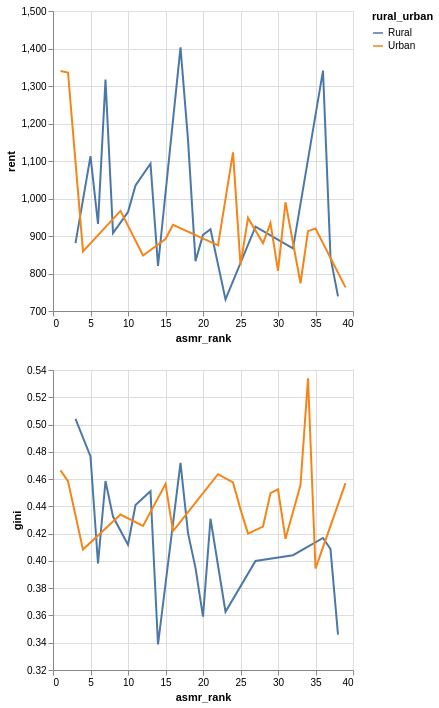

Notebook code cell kept with this figure:
### Markdown cell above
### Chart 2C

### Code cell
(
    chart.mark_line().encode(x="asmr_rank", y=alt.Y("rent", scale=alt.Scale(zero=False)), color="rural_urban") &
    chart.mark_line().encode(x="asmr_rank", y=alt.Y("gini", scale=alt.Scale(zero=False)), color="rural_urban")
)

### Figure 1 — Vega-Lite specification as saved in the notebook (floating-point values rounded to 4 significant figures; data arrays with more than 128 entries replaced by an {"elided": "..."} marker saying what was removed)
{"config": {"view": {"continuousWidth": 300, "continuousHeight": 300}}, "vconcat": [{"mark": {"type": "line"}, "encoding": {"color": {"field": "rural_urban", "type": "nominal"}, "x": {"field": "asmr_rank", "type": "quantitative"}, "y": {"field": "rent", "scale": {"zero": false}, "type": "quantitative"}}}, {"mark": {"type": "line"}, "encoding": {"color": {"field": "rural_urban", "type": "nominal"}, "x": {"field": "asmr_rank", "type": "quantitative"}, "y": {"field": "gini", "scale": {"zero": false}, "type": "quantitative"}}}], "data": {"name": "data-5ddcb8df7bb5f7db00b6b58fe78f71b2"}, "$schema": "https://vega.github.io/schema/vega-lite/v6.1.0.json", "datasets": {"data-5ddcb8df7bb5f7db00b6b58fe78f71b2": [{"county": "West Greenwich", "rural_urban": "Rural", "life_expectancy": 78.65, "asmr": 1030.0, "asmr_rank": 36, "rent": 1341, "gini": 0.4168, "pct_food_desert": 0.0, "fast_food": 0.23, "pct_farmers_market": 22.48, "pct_less_hs": 5.1, "pct_bachelors": 31.0, "type": "Feature", "geometry": {"type": "Polygon", "coordinates": [[[-71.79, 41.66], [-71.79, 41.66], [-71.79, 41.64], [-71.79, 41.63], [-71.79, 41.6], [-71.79, 41.6], [-71.76, 41.6], [-71.66, 41.6], [-71.65, 41.6], [-71.65, 41.6], [-71.64, 41.6], [-71.64, 41.6], [-71.54, 41.6], [-71.55, 41.63], [-71.55, 41.64], [-71.55, 41.65], [-71.55, 41.66], [-71.55, 41.66], [-71.57, 41.66], [-71.59, 41.66], [-71.6, 41.66], [-71.62, 41.66], [-71.62, 41.66], [-71.67, 41.66], [-71.67, 41.66], [-71.69, 41.66], [-71.74, 41.66], [-71.74, 41.66], [-71.79, 41.66]]]}}, {"county": "Central Falls", "rural_urban": "Urban", "life_expectancy": 78.26, "asmr": 970.7, "asmr_rank": 33, "rent": 774, "gini": 0.4557, "pct_food_desert": 0.0, "fast_food": 37.2, "pct_farmers_market": 0.0, "pct_less_hs": 48.2, "pct_bachelors": 7.4, "type": "Feature", "geometry": {"type": "Polygon", "coordinates": [[[-71.39, 41.9], [-71.4, 41.9], [-71.4, 41.89], [-71.4, 41.89], [-71.41, 41.89], [-71.41, 41.89], [-71.41, 41.89], [-71.4, 41.88], [-71.39, 41.88], [-71.39, 41.88], [-71.39, 41.88], [-71.38, 41.88], [-71.38, 41.89], [-71.38, 41.89], [-71.38, 41.89], [-71.38, 41.89], [-71.38, 41.89], [-71.38, 41.89], [-71.38, 41.89], [-71.38, 41.9], [-71.39, 41.9], [-71.39, 41.9], [-71.39, 41.9], [-71.39, 41.9], [-71.39, 41.9]]]}}, {"county": "Scituate", "rural_urban": "Rural", "life_expectancy": 81.43, "asmr": 807.1, "asmr_rank": 6, "rent": 932, "gini": 0.3981, "pct_food_desert": 0.0, "fast_food": 0.13, "pct_farmers_market": 61.14, "pct_less_hs": 9.3, "pct_bachelors": 28.3, "type": "Feature", "geometry": {"type": "Polygon", "coordinates": [[[-71.69, 41.86], [-71.69, 41.84], [-71.69, 41.84], [-71.69, 41.83], [-71.69, 41.82], [-71.68, 41.79], [-71.68, 41.79], [-71.68, 41.78], [-71.68, 41.77], [-71.68, 41.77], [-71.67, 41.76], [-71.67, 41.73], [-71.67, 41.73], [-71.64, 41.73], [-71.59, 41.73], [-71.58, 41.73], [-71.56, 41.73], [-71.55, 41.73], [-71.55, 41.73], [-71.55, 41.73], [-71.55, 41.74], [-71.55, 41.76], [-71.55, 41.76], [-71.55, 41.77], [-71.56, 41.79], [-71.56, 41.79], [-71.56, 41.8], [-71.57, 41.81], [-71.57, 41.84], [-71.57, 41.84], [-71.57, 41.84], [-71.57, 41.85], [-71.57, 41.86], [-71.6, 41.86], [-71.61, 41.86], [-71.68, 41.86], [-71.69, 41.86]]]}}, {"county": "Foster", "rural_urban": "Rural", "life_expectancy": 79.14, "asmr": 813.8, "asmr_rank": 8, "rent": 908, "gini": 0.4325, "pct_food_desert": 0.0, "fast_food": 0.08, "pct_farmers_market": 0.0, "pct_less_hs": 8.1, "pct_bachelors": 29.9, "type": "Feature", "geometry": {"type": "Polygon", "coordinates": [[[-71.79, 41.85], [-71.79, 41.85], [-71.79, 41.84], [-71.79, 41.84], [-71.79, 41.82], [-71.79, 41.81], [-71.79, 41.81], [-71.79, 41.8], [-71.79, 41.77], [-71.79, 41.77], [-71.79, 41.77], [-71.79, 41.74], [-71.79, 41.73], [-71.72, 41.73], [-71.7, 41.73], [-71.67, 41.73], [-71.67, 41.73], [-71.67, 41.76], [-71.68, 41.77], [-71.68, 41.77], [-71.68, 41.78], [-71.68, 41.79], [-71.68, 41.79], [-71.69, 41.82], [-71.69, 41.83], [-71.69, 41.84], [-71.69, 41.84], [-71.69, 41.86], [-71.74, 41.86], [-71.75, 41.86], [-71.76, 41.86], [-71.79, 41.85]]]}}, {"county": "Burrillville", "rural_urban": "Rural", "life_expectancy": 77.33, "asmr": 1052.0, "asmr_rank": 37, "rent": 843, "gini": 0.4087, "pct_food_desert": 57.56, "fast_food": 0.37, "pct_farmers_market": 96.13, "pct_less_hs": 17.4, "pct_bachelors": 22.8, "type": "Feature", "geometry": {"type": "Polygon", "coordinates": [[[-71.61, 42.01], [-71.66, 42.01], [-71.68, 42.01], [-71.68, 42.01], [-71.76, 42.01], [-71.77, 42.01], [-71.8, 42.01], [-71.8, 41.99], [-71.8, 41.99], [-71.8, 41.94], [-71.8, 41.93], [-71.8, 41.93], [-71.74, 41.93], [-71.72, 41.93], [-71.71, 41.93], [-71.7, 41.93], [-71.68, 41.93], [-71.67, 41.93], [-71.66, 41.93], [-71.64, 41.93], [-71.63, 41.93], [-71.59, 41.93], [-71.6, 41.97], [-71.6, 41.98], [-71.61, 42.01]]]}}, {"county": "Bristol", "rural_urban": "Urban", "life_expectancy": 80.94, "asmr": 853.0, "asmr_rank": 15, "rent": 892, "gini": 0.4563, "pct_food_desert": 53.84, "fast_food": 3.04, "pct_farmers_market": 71.82, "pct_less_hs": 18.7, "pct_bachelors": 32.5, "type": "Feature", "geometry": {"type": "Polygon", "coordinates": [[[-71.3, 41.71], [-71.29, 41.7], [-71.29, 41.69], [-71.29, 41.69], [-71.3, 41.68], [-71.3, 41.68], [-71.31, 41.67], [-71.3, 41.66], [-71.3, 41.65], [-71.3, 41.65], [-71.3, 41.65], [-71.3, 41.65], [-71.3, 41.66], [-71.29, 41.66], [-71.29, 41.66], [-71.29, 41.67], [-71.29, 41.68], [-71.29, 41.68], [-71.29, 41.68], [-71.28, 41.68], [-71.28, 41.68], [-71.28, 41.68], [-71.28, 41.67], [-71.28, 41.67], [-71.28, 41.67], [-71.28, 41.67], [-71.27, 41.66], [-71.27, 41.66], [-71.27, 41.66], [-71.27, 41.65], [-71.27, 41.65], [-71.27, 41.64], [-71.26, 41.64], [-71.26, 41.64], [-71.26, 41.64], [-71.26, 41.65], [-71.26, 41.65], [-71.25, 41.65], [-71.25, 41.66], [-71.25, 41.67], [-71.24, 41.67], [-71.24, 41.67], [-71.24, 41.67], [-71.24, 41.67], [-71.24, 41.67], [-71.23, 41.68], [-71.23, 41.68], [-71.24, 41.68], [-71.24, 41.68], [-71.24, 41.69], [-71.24, 41.69], [-71.25, 41.69], [-71.25, 41.7], [-71.24, 41.7], [-71.24, 41.7], [-71.25, 41.7], [-71.25, 41.72], [-71.26, 41.71], [-71.27, 41.71], [-71.28, 41.71], [-71.29, 41.71], [-71.29, 41.71], [-71.3, 41.71]]]}}, {"county": "East Greenwich", "rural_urban": "Rural", "life_expectancy": 82.17, "asmr": 782.8, "asmr_rank": 3, "rent": 881, "gini": 0.5041, "pct_food_desert": 54.52, "fast_food": 1.76, "pct_farmers_market": 45.31, "pct_less_hs": 3.5, "pct_bachelors": 58.9, "type": "Feature", "geometry": {"type": "Polygon", "coordinates": [[[-71.55, 41.66], [-71.55, 41.66], [-71.55, 41.65], [-71.55, 41.64], [-71.55, 41.63], [-71.54, 41.6], [-71.52, 41.6], [-71.52, 41.6], [-71.5, 41.6], [-71.48, 41.6], [-71.48, 41.6], [-71.49, 41.61], [-71.49, 41.61], [-71.49, 41.62], [-71.49, 41.62], [-71.49, 41.62], [-71.48, 41.62], [-71.48, 41.62], [-71.48, 41.62], [-71.47, 41.63], [-71.47, 41.63], [-71.47, 41.63], [-71.47, 41.63], [-71.47, 41.64], [-71.46, 41.64], [-71.47, 41.64], [-71.46, 41.65], [-71.46, 41.65], [-71.45, 41.65], [-71.45, 41.65], [-71.45, 41.65], [-71.45, 41.65], [-71.45, 41.66], [-71.44, 41.66], [-71.44, 41.66], [-71.44, 41.66], [-71.44, 41.66], [-71.44, 41.66], [-71.45, 41.66], [-71.45, 41.66], [-71.45, 41.66], [-71.46, 41.66], [-71.46, 41.66], [-71.49, 41.66], [-71.5, 41.66], [-71.53, 41.66], [-71.54, 41.66], [-71.55, 41.66]]]}}, {"county": "East Providence", "rural_urban": "Urban", "life_expectancy": 79.61, "asmr": 920.9, "asmr_rank": 25, "rent": 823, "gini": 0.4378, "pct_food_desert": 20.39, "fast_food": 7.72, "pct_farmers_market": 33.22, "pct_less_hs": 20.8, "pct_bachelors": 22.8, "type": "Feature", "geometry": {"type": "Polygon", "coordinates": {"elided": "1x97x2 float values"}}}, {"county": "Richmond", "rural_urban": "Rural", "life_expectancy": 78.43, "asmr": 1072.0, "asmr_rank": 38, "rent": 739, "gini": 0.346, "pct_food_desert": 0.0, "fast_food": 0.42, "pct_farmers_market": 96.73, "pct_less_hs": 8.5, "pct_bachelors": 33.0, "type": "Feature", "geometry": {"type": "Polygon", "coordinates": {"elided": "1x177x2 float values"}}}, {"county": "Cumberland", "rural_urban": "Urban", "life_expectancy": 81.5, "asmr": 799.5, "asmr_rank": 4, "rent": 859, "gini": 0.4083, "pct_food_desert": 39.28, "fast_food": 1.9, "pct_farmers_market": 0.0, "pct_less_hs": 14.3, "pct_bachelors": 33.6, "type": "Feature", "geometry": {"type": "Polygon", "coordinates": {"elided": "1x72x2 float values"}}}, {"county": "Providence", "rural_urban": "Urban", "life_expectancy": 78.37, "asmr": 973.8, "asmr_rank": 34, "rent": 913, "gini": 0.5339, "pct_food_desert": 5.31, "fast_food": 25.58, "pct_farmers_market": 81.09, "pct_less_hs": 27.4, "pct_bachelors": 29.0, "type": "Feature", "geometry": {"type": "Polygon", "coordinates": {"elided": "1x110x2 float values"}}}, {"county": "Narragansett", "rural_urban": "Rural", "life_expectancy": 82.0, "asmr": 799.9, "asmr_rank": 5, "rent": 1113, "gini": 0.4766, "pct_food_desert": 46.78, "fast_food": 1.63, "pct_farmers_market": 32.95, "pct_less_hs": 4.0, "pct_bachelors": 52.2, "type": "Feature", "geometry": {"type": "Polygon", "coordinates": {"elided": "1x106x2 float values"}}}, {"county": "Warwick", "rural_urban": "Urban", "life_expectancy": 78.89, "asmr": 959.6, "asmr_rank": 31, "rent": 990, "gini": 0.4162, "pct_food_desert": 33.34, "fast_food": 4.82, "pct_farmers_market": 16.78, "pct_less_hs": 10.2, "pct_bachelors": 29.0, "type": "Feature", "geometry": {"type": "MultiPolygon", "coordinates": {"elided": "2 rows, 392 float values in total"}}}, {"county": "Warren", "rural_urban": "Urban", "life_expectancy": 79.94, "asmr": 906.4, "asmr_rank": 22, "rent": 875, "gini": 0.4636, "pct_food_desert": 96.83, "fast_food": 5.48, "pct_farmers_market": 0.0, "pct_less_hs": 16.5, "pct_bachelors": 28.2, "type": "Feature", "geometry": {"type": "Polygon", "coordinates": [[[-71.28, 41.76], [-71.29, 41.74], [-71.29, 41.74], [-71.29, 41.74], [-71.29, 41.73], [-71.29, 41.73], [-71.29, 41.73], [-71.29, 41.72], [-71.29, 41.72], [-71.29, 41.72], [-71.29, 41.71], [-71.29, 41.71], [-71.29, 41.71], [-71.28, 41.71], [-71.27, 41.71], [-71.26, 41.71], [-71.25, 41.72], [-71.25, 41.7], [-71.24, 41.7], [-71.24, 41.7], [-71.24, 41.7], [-71.24, 41.7], [-71.23, 41.7], [-71.23, 41.71], [-71.22, 41.71], [-71.23, 41.71], [-71.23, 41.71], [-71.25, 41.73], [-71.25, 41.73], [-71.25, 41.74], [-71.25, 41.74], [-71.26, 41.75], [-71.28, 41.76]]]}}, {"county": "Cranston", "rural_urban": "Urban", "life_expectancy": 81.32, "asmr": 819.7, "asmr_rank": 9, "rent": 967, "gini": 0.434, "pct_food_desert": 25.34, "fast_food": 4.85, "pct_farmers_market": 30.56, "pct_less_hs": 14.9, "pct_bachelors": 29.7, "type": "Feature", "geometry": {"type": "Polygon", "coordinates": {"elided": "1x136x2 float values"}}}, {"county": "Johnston", "rural_urban": "Urban", "life_expectancy": 79.4, "asmr": 939.4, "asmr_rank": 28, "rent": 881, "gini": 0.4252, "pct_food_desert": 29.0, "fast_food": 2.55, "pct_farmers_market": 73.09, "pct_less_hs": 18.2, "pct_bachelors": 21.6, "type": "Feature", "geometry": {"type": "Polygon", "coordinates": {"elided": "1x78x2 float values"}}}, {"county": "Lincoln", "rural_urban": "Urban", "life_expectancy": 81.26, "asmr": 835.3, "asmr_rank": 12, "rent": 848, "gini": 0.4257, "pct_food_desert": 48.34, "fast_food": 1.97, "pct_farmers_market": 16.12, "pct_less_hs": 12.8, "pct_bachelors": 36.1, "type": "Feature", "geometry": {"type": "Polygon", "coordinates": {"elided": "1x85x2 float values"}}}, {"county": "Woonsocket", "rural_urban": "Urban", "life_expectancy": 75.85, "asmr": 1128.0, "asmr_rank": 39, "rent": 763, "gini": 0.457, "pct_food_desert": 29.41, "fast_food": 10.43, "pct_farmers_market": 54.92, "pct_less_hs": 27.7, "pct_bachelors": 12.9, "type": "Feature", "geometry": {"type": "Polygon", "coordinates": [[[-71.53, 42.01], [-71.53, 42.01], [-71.53, 42.01], [-71.54, 42.01], [-71.54, 42.0], [-71.53, 41.99], [-71.53, 41.99], [-71.53, 41.99], [-71.53, 41.99], [-71.53, 41.99], [-71.52, 41.99], [-71.52, 41.98], [-71.52, 41.98], [-71.52, 41.98], [-71.52, 41.98], [-71.51, 41.98], [-71.49, 41.98], [-71.49, 41.98], [-71.48, 41.99], [-71.47, 41.99], [-71.46, 42.0], [-71.46, 42.01], [-71.46, 42.01], [-71.46, 42.02], [-71.46, 42.02], [-71.48, 42.02], [-71.48, 42.02], [-71.49, 42.02], [-71.5, 42.02], [-71.5, 42.02], [-71.5, 42.02], [-71.5, 42.02], [-71.5, 42.02], [-71.51, 42.02], [-71.52, 42.02], [-71.53, 42.02], [-71.53, 42.01], [-71.53, 42.01], [-71.53, 42.01]]]}}, {"county": "Jamestown", "rural_urban": "Rural", "life_expectancy": 80.83, "asmr": 893.3, "asmr_rank": 17, "rent": 1403, "gini": 0.4719, "pct_food_desert": 57.35, "fast_food": 0.63, "pct_farmers_market": 0.0, "pct_less_hs": 2.3, "pct_bachelors": 59.4, "type": "Feature", "geometry": {"type": "MultiPolygon", "coordinates": {"elided": "3 rows, 250 float values in total"}}}, {"county": "Tiverton", "rural_urban": "Rural", "life_expectancy": 81.16, "asmr": 830.0, "asmr_rank": 10, "rent": 964, "gini": 0.4118, "pct_food_desert": 57.17, "fast_food": 0.69, "pct_farmers_market": 79.11, "pct_less_hs": 13.9, "pct_bachelors": 29.9, "type": "Feature", "geometry": {"type": "Polygon", "coordinates": {"elided": "1x88x2 float values"}}}, {"county": "Charlestown", "rural_urban": "Rural", "life_expectancy": 80.75, "asmr": 844.0, "asmr_rank": 13, "rent": 1093, "gini": 0.4511, "pct_food_desert": 0.0, "fast_food": 0.37, "pct_farmers_market": 99.28, "pct_less_hs": 8.2, "pct_bachelors": 35.4, "type": "Feature", "geometry": {"type": "Polygon", "coordinates": {"elided": "1x109x2 float values"}}}, {"county": "Exeter", "rural_urban": "Rural", "life_expectancy": 79.59, "asmr": 897.7, "asmr_rank": 20, "rent": 903, "gini": 0.3591, "pct_food_desert": 0.0, "fast_food": 0.14, "pct_farmers_market": 85.53, "pct_less_hs": 7.5, "pct_bachelors": 45.6, "type": "Feature", "geometry": {"type": "Polygon", "coordinates": [[[-71.79, 41.6], [-71.79, 41.57], [-71.79, 41.55], [-71.78, 41.55], [-71.75, 41.55], [-71.74, 41.55], [-71.73, 41.55], [-71.72, 41.55], [-71.66, 41.56], [-71.66, 41.56], [-71.62, 41.56], [-71.61, 41.53], [-71.59, 41.52], [-71.59, 41.52], [-71.56, 41.51], [-71.53, 41.5], [-71.51, 41.5], [-71.51, 41.5], [-71.51, 41.51], [-71.51, 41.52], [-71.52, 41.53], [-71.52, 41.53], [-71.52, 41.56], [-71.52, 41.56], [-71.52, 41.56], [-71.52, 41.58], [-71.52, 41.58], [-71.52, 41.59], [-71.52, 41.59], [-71.52, 41.6], [-71.52, 41.6], [-71.54, 41.6], [-71.64, 41.6], [-71.64, 41.6], [-71.65, 41.6], [-71.65, 41.6], [-71.66, 41.6], [-71.76, 41.6], [-71.79, 41.6]]]}}, {"county": "Middletown", "rural_urban": "Rural", "life_expectancy": 80.26, "asmr": 893.4, "asmr_rank": 18, "rent": 1157, "gini": 0.4204, "pct_food_desert": 32.9, "fast_food": 3.2, "pct_farmers_market": 34.46, "pct_less_hs": 6.7, "pct_bachelors": 38.4, "type": "Feature", "geometry": {"type": "Polygon", "coordinates": {"elided": "1x72x2 float values"}}}, {"county": "Glocester", "rural_urban": "Rural", "life_expectancy": 80.09, "asmr": 848.5, "asmr_rank": 14, "rent": 820, "gini": 0.3387, "pct_food_desert": 0.0, "fast_food": 0.28, "pct_farmers_market": 82.59, "pct_less_hs": 8.7, "pct_bachelors": 30.0, "type": "Feature", "geometry": {"type": "Polygon", "coordinates": [[[-71.8, 41.93], [-71.8, 41.92], [-71.8, 41.9], [-71.79, 41.85], [-71.76, 41.86], [-71.75, 41.86], [-71.74, 41.86], [-71.69, 41.86], [-71.68, 41.86], [-71.61, 41.86], [-71.6, 41.86], [-71.57, 41.86], [-71.58, 41.86], [-71.58, 41.88], [-71.58, 41.88], [-71.58, 41.88], [-71.58, 41.89], [-71.59, 41.93], [-71.63, 41.93], [-71.64, 41.93], [-71.66, 41.93], [-71.67, 41.93], [-71.68, 41.93], [-71.7, 41.93], [-71.71, 41.93], [-71.72, 41.93], [-71.74, 41.93], [-71.8, 41.93]]]}}, {"county": "Little Compton", "rural_urban": "Rural", "life_expectancy": 81.32, "asmr": 812.5, "asmr_rank": 7, "rent": 1317, "gini": 0.4586, "pct_food_desert": 0.0, "fast_food": 0.14, "pct_farmers_market": 51.52, "pct_less_hs": 8.2, "pct_bachelors": 48.9, "type": "Feature", "geometry": {"type": "Polygon", "coordinates": [[[-71.21, 41.55], [-71.21, 41.54], [-71.2, 41.54], [-71.21, 41.53], [-71.21, 41.53], [-71.2, 41.52], [-71.2, 41.52], [-71.2, 41.52], [-71.2, 41.51], [-71.21, 41.5], [-71.2, 41.5], [-71.2, 41.5], [-71.2, 41.49], [-71.19, 41.48], [-71.19, 41.48], [-71.19, 41.47], [-71.19, 41.47], [-71.19, 41.47], [-71.2, 41.46], [-71.2, 41.46], [-71.19, 41.46], [-71.19, 41.46], [-71.19, 41.46], [-71.18, 41.46], [-71.18, 41.46], [-71.18, 41.46], [-71.17, 41.46], [-71.17, 41.46], [-71.17, 41.46], [-71.17, 41.46], [-71.17, 41.47], [-71.17, 41.47], [-71.16, 41.47], [-71.16, 41.47], [-71.16, 41.48], [-71.15, 41.48], [-71.15, 41.48], [-71.15, 41.48], [-71.15, 41.48], [-71.15, 41.48], [-71.14, 41.48], [-71.14, 41.48], [-71.14, 41.49], [-71.14, 41.49], [-71.14, 41.49], [-71.14, 41.49], [-71.13, 41.49], [-71.13, 41.5], [-71.12, 41.5], [-71.12, 41.52], [-71.13, 41.56], [-71.13, 41.56], [-71.16, 41.56], [-71.16, 41.56], [-71.2, 41.55], [-71.21, 41.55]]]}}, {"county": "Newport", "rural_urban": "Urban", "life_expectancy": 79.52, "asmr": 917.6, "asmr_rank": 24, "rent": 1123, "gini": 0.4575, "pct_food_desert": 8.63, "fast_food": 8.7, "pct_farmers_market": 66.17, "pct_less_hs": 9.7, "pct_bachelors": 48.2, "type": "Feature", "geometry": {"type": "MultiPolygon", "coordinates": {"elided": "4 rows, 264 float values in total"}}}, {"county": "South Kingstown", "rural_urban": "Rural", "life_expectancy": 81.34, "asmr": 833.6, "asmr_rank": 11, "rent": 1035, "gini": 0.441, "pct_food_desert": 47.06, "fast_food": 0.79, "pct_farmers_market": 54.02, "pct_less_hs": 6.7, "pct_bachelors": 51.3, "type": "Feature", "geometry": {"type": "Polygon", "coordinates": {"elided": "1x110x2 float values"}}}, {"county": "Portsmouth", "rural_urban": "Urban", "life_expectancy": 82.93, "asmr": 727.5, "asmr_rank": 2, "rent": 1336, "gini": 0.4584, "pct_food_desert": 67.18, "fast_food": 0.98, "pct_farmers_market": 89.92, "pct_less_hs": 7.3, "pct_bachelors": 47.4, "type": "Feature", "geometry": {"type": "MultiPolygon", "coordinates": {"elided": "6 rows, 422 float values in total"}}}, {"county": "North Providence", "rural_urban": "Urban", "life_expectancy": 79.91, "asmr": 872.4, "asmr_rank": 16, "rent": 930, "gini": 0.4218, "pct_food_desert": 33.78, "fast_food": 10.78, "pct_farmers_market": 61.71, "pct_less_hs": 15.0, "pct_bachelors": 24.8, "type": "Feature", "geometry": {"type": "Polygon", "coordinates": [[[-71.5, 41.87], [-71.49, 41.87], [-71.49, 41.86], [-71.49, 41.86], [-71.49, 41.86], [-71.49, 41.86], [-71.49, 41.85], [-71.49, 41.85], [-71.48, 41.85], [-71.48, 41.85], [-71.48, 41.84], [-71.48, 41.84], [-71.48, 41.84], [-71.48, 41.84], [-71.48, 41.84], [-71.47, 41.84], [-71.47, 41.84], [-71.47, 41.84], [-71.46, 41.84], [-71.46, 41.84], [-71.46, 41.85], [-71.46, 41.85], [-71.45, 41.85], [-71.45, 41.85], [-71.44, 41.86], [-71.43, 41.86], [-71.43, 41.86], [-71.42, 41.86], [-71.42, 41.86], [-71.42, 41.86], [-71.42, 41.87], [-71.42, 41.87], [-71.42, 41.88], [-71.43, 41.88], [-71.44, 41.88], [-71.45, 41.88], [-71.46, 41.87], [-71.46, 41.87], [-71.47, 41.87], [-71.47, 41.87], [-71.48, 41.87], [-71.49, 41.87], [-71.49, 41.87], [-71.49, 41.87], [-71.5, 41.87]]]}}, {"county": "Pawtucket", "rural_urban": "Urban", "life_expectancy": 78.94, "asmr": 946.9, "asmr_rank": 30, "rent": 807, "gini": 0.4525, "pct_food_desert": 5.64, "fast_food": 14.68, "pct_farmers_market": 50.63, "pct_less_hs": 24.3, "pct_bachelors": 18.9, "type": "Feature", "geometry": {"type": "Polygon", "coordinates": {"elided": "1x65x2 float values"}}}, {"county": "Barrington", "rural_urban": "Urban", "life_expectancy": 83.13, "asmr": 722.0, "asmr_rank": 1, "rent": 1340, "gini": 0.4664, "pct_food_desert": 29.48, "fast_food": 1.18, "pct_farmers_market": 59.5, "pct_less_hs": 4.4, "pct_bachelors": 63.4, "type": "Feature", "geometry": {"type": "Polygon", "coordinates": [[[-71.32, 41.78], [-71.32, 41.77], [-71.32, 41.77], [-71.33, 41.77], [-71.33, 41.77], [-71.34, 41.76], [-71.34, 41.76], [-71.35, 41.75], [-71.35, 41.75], [-71.36, 41.75], [-71.35, 41.75], [-71.35, 41.75], [-71.35, 41.74], [-71.34, 41.74], [-71.34, 41.73], [-71.34, 41.73], [-71.34, 41.73], [-71.34, 41.72], [-71.32, 41.73], [-71.32, 41.73], [-71.32, 41.72], [-71.31, 41.72], [-71.31, 41.72], [-71.31, 41.72], [-71.31, 41.72], [-71.31, 41.71], [-71.31, 41.71], [-71.3, 41.71], [-71.3, 41.71], [-71.3, 41.71], [-71.3, 41.71], [-71.3, 41.71], [-71.29, 41.71], [-71.29, 41.71], [-71.29, 41.72], [-71.29, 41.72], [-71.29, 41.72], [-71.29, 41.73], [-71.29, 41.73], [-71.29, 41.73], [-71.29, 41.74], [-71.29, 41.74], [-71.29, 41.74], [-71.28, 41.76], [-71.29, 41.77], [-71.3, 41.77], [-71.32, 41.78], [-71.32, 41.78], [-71.32, 41.78]]]}}, {"county": "Hopkinton", "rural_urban": "Rural", "life_expectancy": 78.9, "asmr": 916.4, "asmr_rank": 23, "rent": 731, "gini": 0.3627, "pct_food_desert": 0.0, "fast_food": 0.2, "pct_farmers_market": 71.06, "pct_less_hs": 6.9, "pct_bachelors": 25.4, "type": "Feature", "geometry": {"type": "Polygon", "coordinates": {"elided": "1x172x2 float values"}}}, {"county": "Westerly", "rural_urban": "Rural", "life_expectancy": 79.64, "asmr": 901.4, "asmr_rank": 21, "rent": 918, "gini": 0.4309, "pct_food_desert": 21.44, "fast_food": 1.83, "pct_farmers_market": 99.57, "pct_less_hs": 13.9, "pct_bachelors": 30.0, "type": "Feature", "geometry": {"type": "Polygon", "coordinates": {"elided": "1x146x2 float values"}}}, {"county": "North Smithfield", "rural_urban": "Rural", "life_expectancy": 79.4, "asmr": 927.5, "asmr_rank": 27, "rent": 925, "gini": 0.4, "pct_food_desert": 58.2, "fast_food": 0.74, "pct_farmers_market": 16.14, "pct_less_hs": 14.5, "pct_bachelors": 29.3, "type": "Feature", "geometry": {"type": "Polygon", "coordinates": [[[-71.61, 42.01], [-71.6, 41.98], [-71.6, 41.97], [-71.59, 41.93], [-71.56, 41.94], [-71.49, 41.94], [-71.49, 41.94], [-71.48, 41.94], [-71.48, 41.94], [-71.48, 41.95], [-71.49, 41.95], [-71.49, 41.95], [-71.49, 41.95], [-71.49, 41.95], [-71.49, 41.96], [-71.49, 41.96], [-71.49, 41.96], [-71.49, 41.96], [-71.49, 41.96], [-71.49, 41.97], [-71.49, 41.97], [-71.49, 41.97], [-71.49, 41.97], [-71.49, 41.97], [-71.49, 41.98], [-71.49, 41.98], [-71.49, 41.98], [-71.49, 41.98], [-71.51, 41.98], [-71.52, 41.98], [-71.52, 41.98], [-71.52, 41.98], [-71.52, 41.98], [-71.52, 41.99], [-71.53, 41.99], [-71.53, 41.99], [-71.53, 41.99], [-71.53, 41.99], [-71.53, 41.99], [-71.54, 42.0], [-71.54, 42.01], [-71.53, 42.01], [-71.53, 42.01], [-71.53, 42.01], [-71.54, 42.01], [-71.55, 42.01], [-71.55, 42.01], [-71.56, 42.01], [-71.56, 42.01], [-71.58, 42.01], [-71.59, 42.01], [-71.59, 42.01], [-71.61, 42.01]]]}}, {"county": "West Warwick", "rural_urban": "Urban", "life_expectancy": 77.79, "asmr": 985.2, "asmr_rank": 35, "rent": 920, "gini": 0.3944, "pct_food_desert": 15.86, "fast_food": 7.49, "pct_farmers_market": 36.43, "pct_less_hs": 15.0, "pct_bachelors": 21.0, "type": "Feature", "geometry": {"type": "Polygon", "coordinates": [[[-71.53, 41.73], [-71.53, 41.72], [-71.53, 41.72], [-71.53, 41.72], [-71.53, 41.71], [-71.53, 41.71], [-71.53, 41.71], [-71.53, 41.7], [-71.53, 41.7], [-71.53, 41.7], [-71.53, 41.69], [-71.53, 41.68], [-71.53, 41.68], [-71.53, 41.68], [-71.53, 41.67], [-71.53, 41.66], [-71.5, 41.66], [-71.5, 41.66], [-71.5, 41.67], [-71.5, 41.67], [-71.5, 41.68], [-71.5, 41.69], [-71.5, 41.69], [-71.5, 41.7], [-71.51, 41.7], [-71.51, 41.7], [-71.52, 41.7], [-71.52, 41.7], [-71.51, 41.71], [-71.51, 41.71], [-71.51, 41.71], [-71.51, 41.71], [-71.51, 41.71], [-71.5, 41.71], [-71.5, 41.71], [-71.5, 41.71], [-71.5, 41.71], [-71.49, 41.72], [-71.49, 41.72], [-71.49, 41.72], [-71.49, 41.72], [-71.49, 41.73], [-71.48, 41.73], [-71.48, 41.73], [-71.49, 41.73], [-71.5, 41.73], [-71.52, 41.73], [-71.52, 41.73], [-71.52, 41.73], [-71.53, 41.73], [-71.53, 41.73]]]}}, {"county": "Smithfield", "rural_urban": "Urban", "life_expectancy": 80.34, "asmr": 923.5, "asmr_rank": 26, "rent": 948, "gini": 0.42, "pct_food_desert": 77.28, "fast_food": 1.73, "pct_farmers_market": 71.34, "pct_less_hs": 9.1, "pct_bachelors": 33.6, "type": "Feature", "geometry": {"type": "Polygon", "coordinates": [[[-71.59, 41.93], [-71.58, 41.89], [-71.58, 41.88], [-71.58, 41.88], [-71.58, 41.88], [-71.58, 41.86], [-71.57, 41.86], [-71.57, 41.86], [-71.55, 41.86], [-71.55, 41.86], [-71.54, 41.86], [-71.53, 41.86], [-71.51, 41.87], [-71.51, 41.87], [-71.5, 41.87], [-71.49, 41.87], [-71.49, 41.87], [-71.49, 41.87], [-71.48, 41.87], [-71.47, 41.87], [-71.47, 41.87], [-71.47, 41.89], [-71.48, 41.91], [-71.48, 41.92], [-71.48, 41.92], [-71.48, 41.92], [-71.49, 41.94], [-71.49, 41.94], [-71.56, 41.94], [-71.59, 41.93]]]}}, {"county": "Coventry", "rural_urban": "Rural", "life_expectancy": 79.31, "asmr": 963.2, "asmr_rank": 32, "rent": 867, "gini": 0.4042, "pct_food_desert": 49.33, "fast_food": 0.72, "pct_farmers_market": 0.7, "pct_less_hs": 11.2, "pct_bachelors": 25.4, "type": "Feature", "geometry": {"type": "Polygon", "coordinates": [[[-71.79, 41.73], [-71.79, 41.72], [-71.79, 41.7], [-71.79, 41.66], [-71.74, 41.66], [-71.74, 41.66], [-71.69, 41.66], [-71.67, 41.66], [-71.67, 41.66], [-71.62, 41.66], [-71.62, 41.66], [-71.6, 41.66], [-71.59, 41.66], [-71.57, 41.66], [-71.55, 41.66], [-71.54, 41.66], [-71.53, 41.66], [-71.53, 41.67], [-71.53, 41.68], [-71.53, 41.68], [-71.53, 41.68], [-71.53, 41.69], [-71.53, 41.7], [-71.53, 41.7], [-71.53, 41.7], [-71.53, 41.71], [-71.53, 41.71], [-71.53, 41.71], [-71.53, 41.72], [-71.53, 41.72], [-71.53, 41.72], [-71.53, 41.73], [-71.55, 41.73], [-71.55, 41.73], [-71.55, 41.73], [-71.55, 41.73], [-71.56, 41.73], [-71.58, 41.73], [-71.59, 41.73], [-71.64, 41.73], [-71.67, 41.73], [-71.67, 41.73], [-71.67, 41.73], [-71.7, 41.73], [-71.72, 41.73], [-71.79, 41.73]]]}}, {"county": "North Kingstown", "rural_urban": "Urban", "life_expectancy": 80.34, "asmr": 945.2, "asmr_rank": 29, "rent": 934, "gini": 0.4497, "pct_food_desert": 44.07, "fast_food": 1.07, "pct_farmers_market": 19.89, "pct_less_hs": 6.9, "pct_bachelors": 45.2, "type": "Feature", "geometry": {"type": "Polygon", "coordinates": {"elided": "1x128x2 float values"}}}, {"county": "New Shoreham", "rural_urban": "Rural", "life_expectancy": 76.76, "asmr": 897.6, "asmr_rank": 19, "rent": 833, "gini": 0.3949, "pct_food_desert": 100.0, "fast_food": 0.84, "pct_farmers_market": 97.15, "pct_less_hs": 3.9, "pct_bachelors": 48.3, "type": "Feature", "geometry": {"type": "Polygon", "coordinates": {"elided": "1x66x2 float values"}}}]}}
